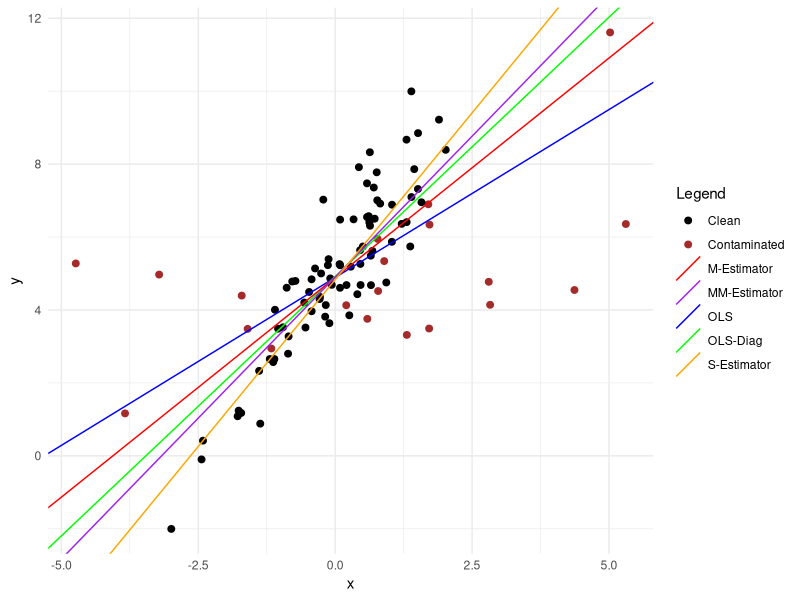

Recreate this plot in R.
# Load necessary libraries
library(MASS)       # For basic linear regression diagnostics
library(robustbase) # For lmrob (robust regression)
library(dplyr)      # For data manipulation
library(ggplot2)    # For plotting
library(quantreg)
library(sfsmisc)

# Simulation parameters for fixed betas
beta_0 <- 5                    # Intercept
beta_1 <- 2                    # Slope
sigma <- 1                     # Standard deviation of noise

set.seed(42)
n <- 100
contamination_level <- 0.2
ctam_sigma_level <- 2
ctam_mu_level <- 1

# Function to generate contaminated data
generate_data <- function(n, contamination_level, ctam_sigma, ctam_mu){
  x <- rnorm(n)                # Generate real predictor variable
  x_test <- rnorm(n)
  y <- beta_0 + beta_1 * x + rnorm(n, sd = sigma)  # Response without contamination
  y_test <- beta_0 + beta_1 * x_test + rnorm(n, sd = sigma)
  x_real <- x
  contaminated <- rep(FALSE, n)
  # Apply contamination
  n_contaminated <- round(n * contamination_level)
  if (n_contaminated > 0) {
    contaminated_indices <- sample(1:n, n_contaminated)
    x[contaminated_indices] <- x[contaminated_indices] + rnorm(n_contaminated, mean = ctam_mu, sd = ctam_sigma)
    contaminated[contaminated_indices] <- TRUE
  }
  return(data.frame(x = x, y = y, contaminated=contaminated ))
}

# function to plot the fitted line and data
plot_data <- function(data, ols_coef, ols_diag_coef, robust_coef_m, robust_coef_mm, robust_coef_s) {   
  ggplot(data, aes(x = x, y = y)) + 
    geom_point(aes(color = ifelse(contaminated, "Contaminated", "Clean")), size = 2) + 
    geom_abline(aes(intercept = ols_coef[1], slope = ols_coef[2], color = "OLS")) + 
    geom_abline(aes(intercept = ols_diag_coef[1], slope = ols_diag_coef[2], color = "OLS-Diag")) + 
    geom_abline(aes(intercept = robust_coef_m[1], slope = robust_coef_m[2], color = "M-Estimator")) + 
    geom_abline(aes(intercept = robust_coef_mm[1], slope = robust_coef_mm[2], color = "MM-Estimator")) + 
    geom_abline(aes(intercept = robust_coef_s[1], slope = robust_coef_s[2], color = "S-Estimator")) + 
    theme_minimal() + 
    labs(x = "x",  
         y = "y") + 
    theme(legend.position = "right") +
    scale_color_manual(name = "Legend", 
                       values = c("Contaminated" = "brown", 
                                  "Clean" = "black", 
                                  "OLS" = "blue", 
                                  "OLS-Diag" = "green", 
                                  "M-Estimator" = "red", 
                                  "MM-Estimator" = "purple", 
                                  "S-Estimator" = "orange"))
}


data <- generate_data(n, contamination_level, ctam_sigma_level, ctam_mu_level)

# OLS
ols_fit <- lm(y ~ x, data = data)
ols_coef <- coef(ols_fit)

# OLS diag
cooks_distances <- cooks.distance(ols_fit)
cut_off <- 4 / nrow(data)
filtered_data <- data %>% filter(cooks_distances < cut_off)
ols_diag_fit <- lm(y ~ x, data = filtered_data)
ols_diag_coef <- coef(ols_diag_fit)

# M-estimator (Robust regression)
robust_fit_m <- rlm(y ~ x, data = data, k2 = 1.345) 
robust_coef_m <- coef(robust_fit_m)

# MM-estimator (Robust regression)
robust_fit_mm <- lmrob(y ~ x, data = data, method = "MM")
robust_coef_mm <- coef(robust_fit_mm)

# S-estimator (Robust regression)
robust_fit_s <- lqs(y ~ x, data = data, method = "S")
robust_coef_s <- coef(robust_fit_s)

# Plot
plot_data(data, ols_coef, ols_diag_coef, robust_coef_m, robust_coef_mm, robust_coef_s)
